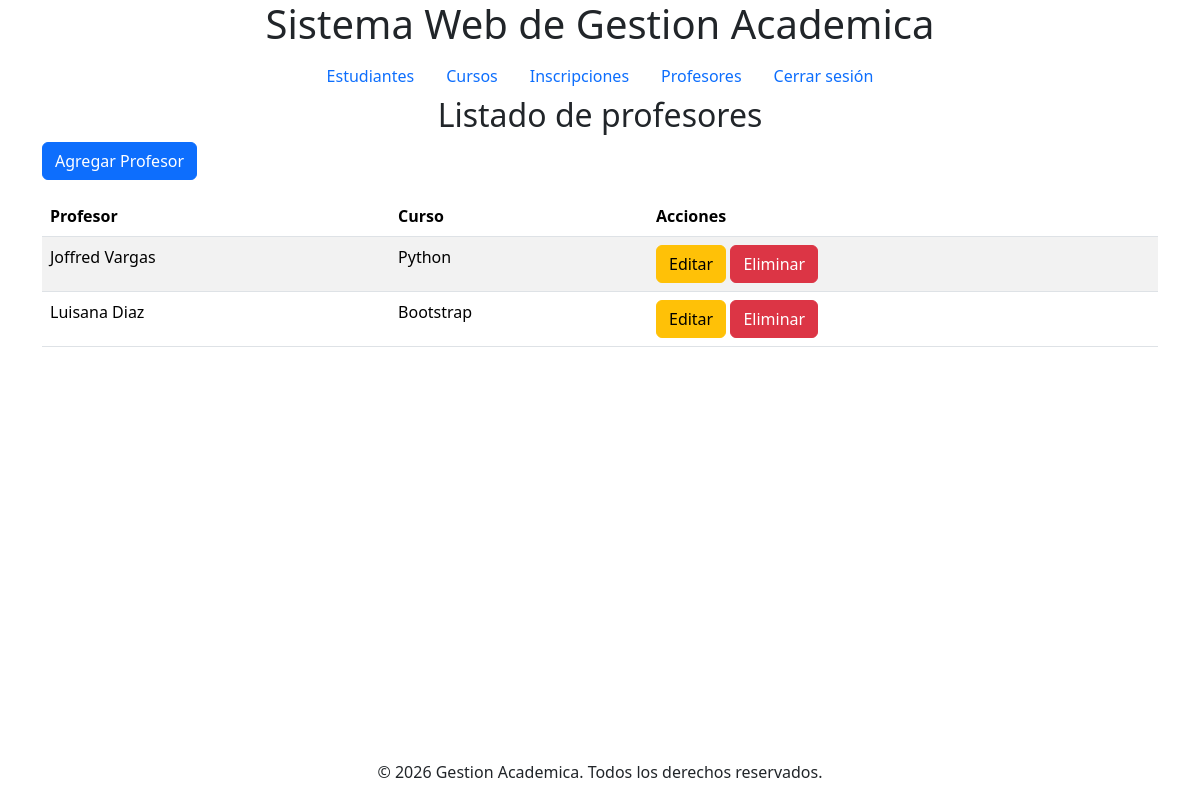
/teachers/ (signed in), run on an earlier commit of the app's database.
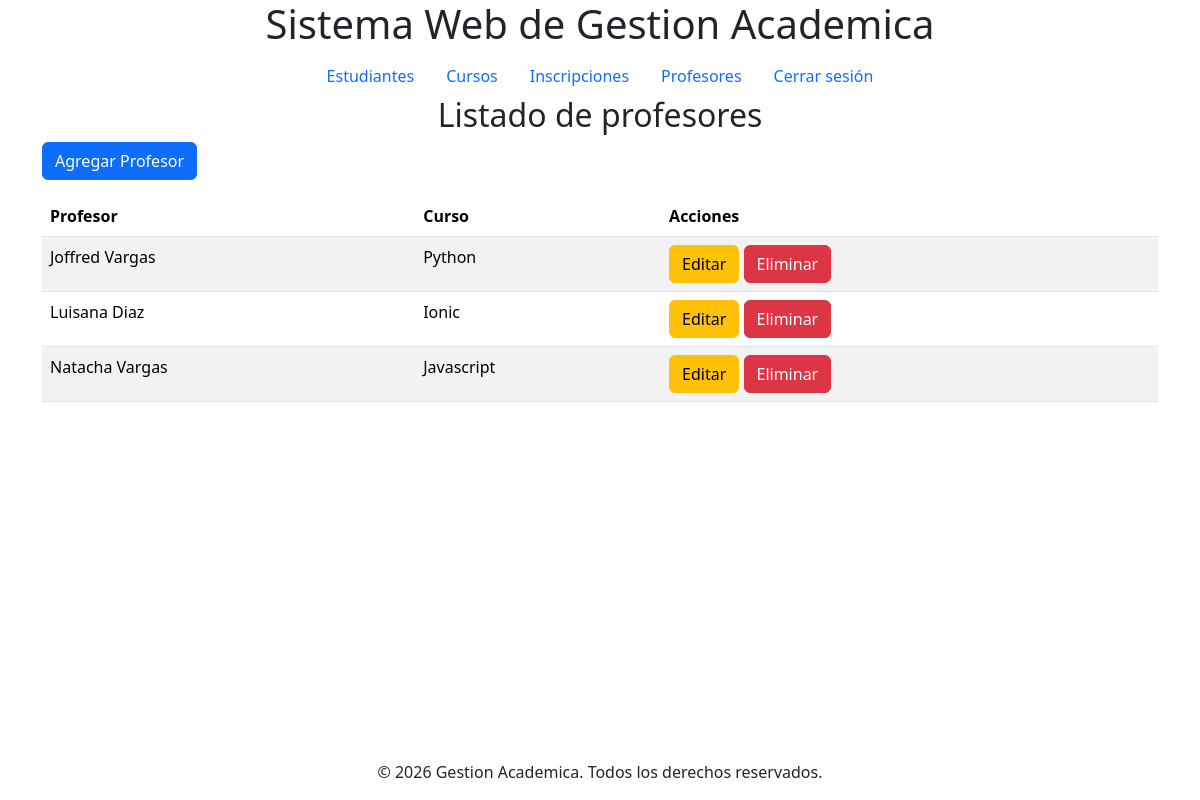
And on a later commit of the database.
### apps/teacher/models.py (models this page shows, shortened)
class Teacher(models.Model):
    first_name = models.CharField(max_length=50)
    last_name = models.CharField(max_length=50)
    course = models.ForeignKey('courses.Course', on_delete=models.CASCADE, related_name='teacher')

### apps/courses/models.py (models this page shows)
class Course(models.Model):
    name = models.CharField(max_length=100)
    description = models.TextField()
    start_date = models.DateField()
    def __str__(self):
        return self.name

### apps/teacher/views.py (the view)
# urls.py: path('', views.index, name='course_list'),
def index(request):
    teachers = Teacher.objects.all()
    return render(request, "teacher/teacher_list.html", {"teachers": teachers})

### templates/teacher/teacher_list.html (shortened to what this page needs)
{% extends "base.html" %}
{% block content %}
<h2 class="text-center">Listado de profesores</h2>
<div class="container">
    <a href="{% url 'create_teacher' %}" class="btn btn-primary mb-3">Agregar Profesor</a>
     <table class="table table-striped">
        <thead>
            <tr>
                <th scope="col">Profesor</th>
                <th scope="col">Curso</th>
                <th scope="col">Acciones</th>
            </tr>
        </thead>
        <tbody>
            {% for teacher in teachers %}
            <tr>
                <td>{{ teacher.first_name }} {{ teacher.last_name }}</td>
                <td>{{ teacher.course }}</td>
                <td>
                    <a href="{% url 'edit_teacher' teacher.id %}" class="btn btn-warning">Editar</a>
                    <a href="{% url 'delete_teacher' teacher.id %}" class="btn btn-danger" onclick="return confirm('¿Estás seguro de que deseas eliminar este profesor?');">Eliminar</a>
                </td>
            </tr>
            {% endfor %}
        </tbody>
    </table>
</div>
{% endblock %}

### templates/base.html (shortened to what this page needs)
{% load static %}
<!DOCTYPE html>
<html lang="es">
<head>
    <link href="https://cdn.jsdelivr.net/npm/bootstrap@5.3.8/dist/css/bootstrap.min.css" rel="stylesheet"
>
    <link rel="stylesheet" href="https://cdnjs.cloudflare.com/ajax/libs/font-awesome/7.0.1/css/solid.min.css">
</head>
<body>
    <h1 class="text-center">Sistema Web de Gestion Academica</h1>
    <nav>
        <ul class="nav justify-content-center">
            <li class="nav-item">
                <a class="nav-link active" href="{% url 'student_list' %}">Estudiantes</a>
            </li>
            <li class="nav-item">
                <a class="nav-link" href="{% url 'course_list' %}">Cursos</a>
            </li>
            <li class="nav-item">
                <a class="nav-link" href="{% url 'enrollment_list' %}">Inscripciones</a>
            </li>
            <li class="nav-item">
                <a class="nav-link" href="{% url 'teacher_list' %}">Profesores</a>
            </li>
            <li class="nav-item">
                <a class="nav-link" href="{% url 'logout' %}">Cerrar sesión</a>
            </li>
        </ul>
    </nav>
    <main>
        {% block content %}
        {% endblock %}
    </main>
    <footer class="text-center fixed-bottom">
        <p>&copy; 2026 Gestion Academica. Todos los derechos reservados.</p>
    </footer>
</body>
</html>

What changed in the data, as far as the page shows it:
changed Teacher "Luisana": course "Bootstrap" → "Ionic"
added Teacher: first_name "Natacha", last_name "Vargas", course "Javascript"
